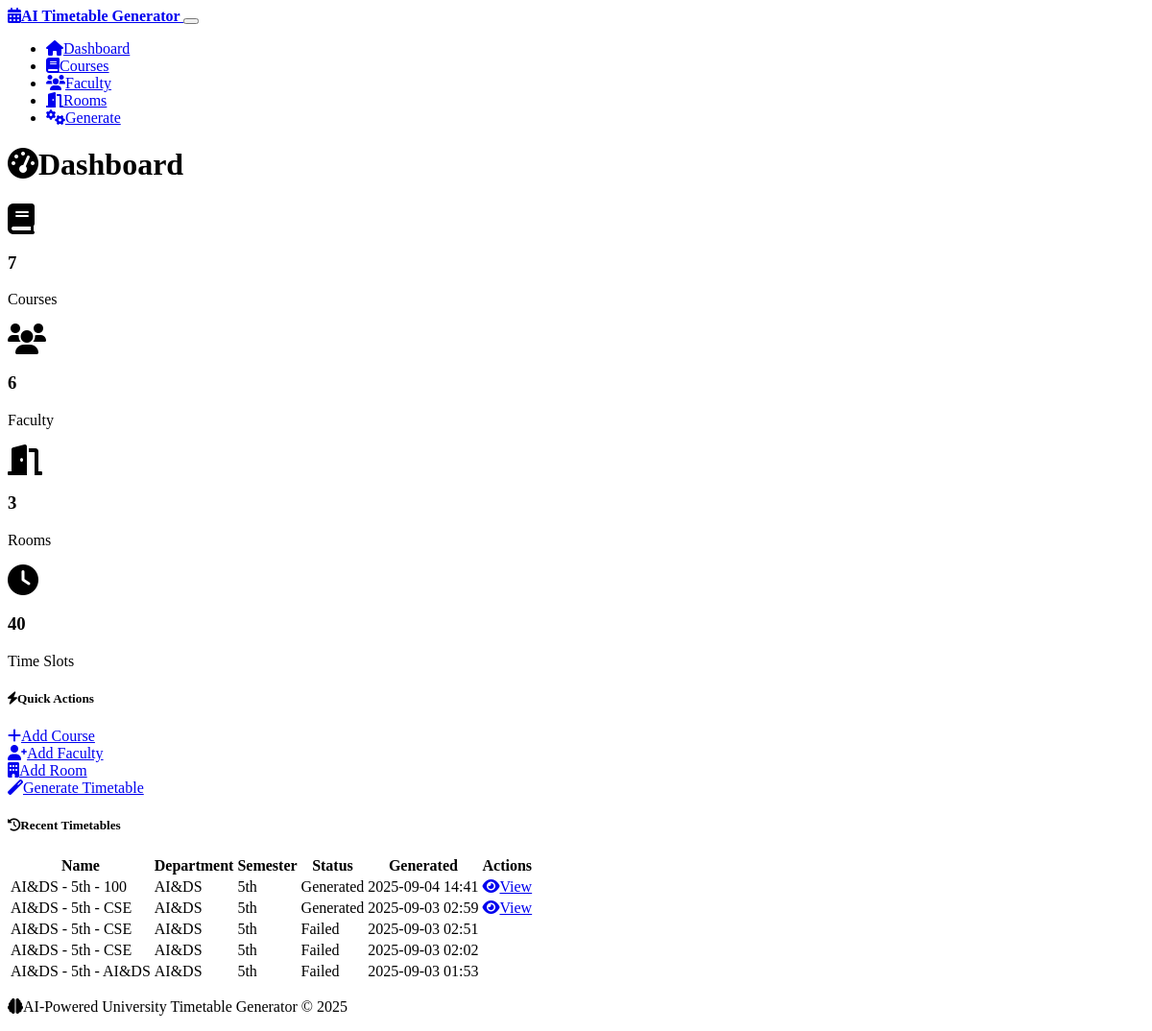
The page / on the database its author committed.
### models.py (models this page shows, shortened)
class TimetableGeneration(db.Model):
    id = db.Column(db.Integer, primary_key=True)
    name = db.Column(db.String(100), nullable=False)
    department = db.Column(db.String(50), nullable=False)
    semester = db.Column(db.String(20), nullable=False)
    status = db.Column(db.String(20), default='generated')  # generated, failed
    created_at = db.Column(db.DateTime, default=datetime.utcnow)

### routes.py (the view)
@app.route('/')
def index():
    courses_count = Course.query.count()
    faculty_count = Faculty.query.count()
    rooms_count = Room.query.count()
    timeslots_count = TimeSlot.query.count()
    recent_timetables = TimetableGeneration.query.order_by(TimetableGeneration.created_at.desc()).limit(5).all()
    return render_template('index.html',
                         courses_count=courses_count,
                         faculty_count=faculty_count,
                         rooms_count=rooms_count,
                         timeslots_count=timeslots_count,
                         recent_timetables=recent_timetables)

### templates/index.html (shortened to what this page needs)
{% extends "base.html" %}
{% block content %}
<div class="row">
    <div class="col-12">
        <h1 class="mb-4">
            <i class="fas fa-tachometer-alt me-2"></i>Dashboard
        </h1>
    </div>
</div>
<div class="row mb-4">
    <div class="col-md-3 mb-3">
        <div class="card bg-primary">
            <div class="card-body text-center">
                <i class="fas fa-book fa-2x mb-2"></i>
                <h3 class="card-title">{{ courses_count }}</h3>
                <p class="card-text">Courses</p>
            </div>
        </div>
    </div>
    <div class="col-md-3 mb-3">
        <div class="card bg-success">
            <div class="card-body text-center">
                <i class="fas fa-users fa-2x mb-2"></i>
                <h3 class="card-title">{{ faculty_count }}</h3>
                <p class="card-text">Faculty</p>
            </div>
        </div>
    </div>
    <div class="col-md-3 mb-3">
        <div class="card bg-info">
            <div class="card-body text-center">
                <i class="fas fa-door-open fa-2x mb-2"></i>
                <h3 class="card-title">{{ rooms_count }}</h3>
                <p class="card-text">Rooms</p>
            </div>
        </div>
    </div>
    <div class="col-md-3 mb-3">
        <div class="card bg-warning">
            <div class="card-body text-center">
                <i class="fas fa-clock fa-2x mb-2"></i>
                <h3 class="card-title">{{ timeslots_count }}</h3>
                <p class="card-text">Time Slots</p>
            </div>
        </div>
    </div>
</div>
<div class="row mb-4">
    <div class="col-12">
        <div class="card">
            <div class="card-header">
                <h5 class="mb-0">
                    <i class="fas fa-bolt me-2"></i>Quick Actions
                </h5>
            </div>
            <div class="card-body">
                <div class="row">
                    <div class="col-md-3 mb-2">
                        <a href="{{ url_for('courses') }}" class="btn btn-outline-primary w-100">
                            <i class="fas fa-plus me-2"></i>Add Course
                        </a>
                    </div>
                    <div class="col-md-3 mb-2">
                        <a href="{{ url_for('faculty') }}" class="btn btn-outline-success w-100">
                            <i class="fas fa-user-plus me-2"></i>Add Faculty
                        </a>
                    </div>
                    <div class="col-md-3 mb-2">
                        <a href="{{ url_for('rooms') }}" class="btn btn-outline-info w-100">
                            <i class="fas fa-building me-2"></i>Add Room
                        </a>
                    </div>
                    <div class="col-md-3 mb-2">
                        <a href="{{ url_for('generate') }}" class="btn btn-outline-warning w-100">
                            <i class="fas fa-magic me-2"></i>Generate Timetable
                        </a>
                    </div>
                </div>
            </div>
        </div>
    </div>
</div>
<div class="row">
    <div class="col-12">
        <div class="card">
            <div class="card-header">
                <h5 class="mb-0">
                    <i class="fas fa-history me-2"></i>Recent Timetables
                </h5>
            </div>
            <div class="card-body">
                {% if recent_timetables %}
                    <div class="table-responsive">
                        <table class="table table-hover">
                            <thead>
                                <tr>
                                    <th>Name</th>
                                    <th>Department</th>
                                    <th>Semester</th>
                                    <th>Status</th>
                                    <th>Generated</th>
                                    <th>Actions</th>
                                </tr>
                            </thead>
                            <tbody>
                                {% for timetable in recent_timetables %}
                                    <tr>
                                        <td>{{ timetable.name }}</td>
                                        <td>{{ timetable.department }}</td>
                                        <td>{{ timetable.semester }}</td>
                                        <td>
                                            <span class="badge bg-{{ 'success' if timetable.status == 'generated' else 'danger' }}">
                                                {{ timetable.status.title() }}
                                            </span>
                                        </td>
                                        <td>{{ timetable.created_at.strftime('%Y-%m-%d %H:%M') }}</td>
                                        <td>
                                            {% if timetable.status == 'generated' %}
                                                <a href="{{ url_for('view_timetable', generation_id=timetable.id) }}"
                                                   class="btn btn-sm btn-outline-primary">
                                                    <i class="fas fa-eye me-1"></i>View
                                                </a>
                                            {% endif %}
                                        </td>
                                    </tr>
                                {% endfor %}
                            </tbody>
                        </table>
                    </div>
                {% endif %}
            </div>
        </div>
    </div>
</div>
{% endblock %}

### static/style.css (style rules this page uses)
.btn { font-weight: 500; border-radius: 6px; }

### rows shown on the page
TimetableGeneration: name "AI&DS - 5th - 100", department "AI&DS", semester "5th", status "Generated", created_at "2025-09-04 14:41"
TimetableGeneration: name "AI&DS - 5th - CSE", department "AI&DS", semester "5th", status "Generated", created_at "2025-09-03 02:59"
TimetableGeneration: name "AI&DS - 5th - CSE", department "AI&DS", semester "5th", status "Failed", created_at "2025-09-03 02:51"
TimetableGeneration: name "AI&DS - 5th - CSE", department "AI&DS", semester "5th", status "Failed", created_at "2025-09-03 02:02"
TimetableGeneration: name "AI&DS - 5th - AI&DS", department "AI&DS", semester "5th", status "Failed", created_at "2025-09-03 01:53"

### other values the page prints
{{ courses_count }} "7"
{{ faculty_count }} "6"
{{ rooms_count }} "3"
{{ timeslots_count }} "40"
